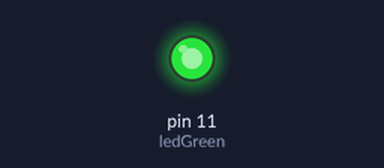
The sketch below on a simulated Arduino Uno, built with avr-gcc and run on an emulated ATmega328P. Shown: output pins drawn as LEDs (lit = HIGH).

Above: at 0.05 s.
At 1.2 s:
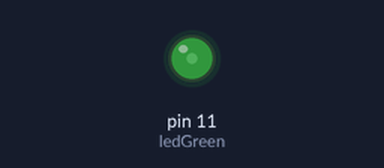
At 1.65 s:
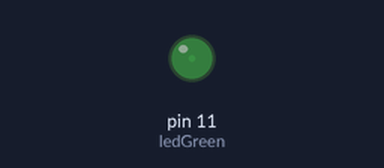
At 2.75 s:
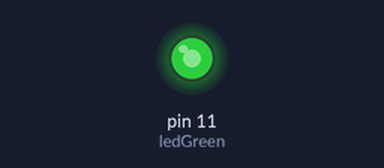
Timing chart, 0 to 7.2 s (numbered marks = the images above):
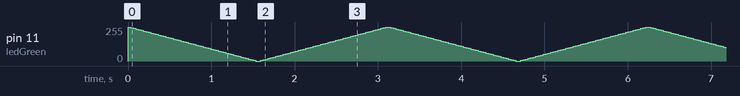

The sketch:

sketch_feb10b.ino
```cpp
int ledGreen = 11;
int brightness = 0;

void setup() {
  pinMode(ledGreen, OUTPUT);
}

void loop() {
  // Fade out
  for (brightness = 255; brightness >= 0; brightness -= 5) {
    analogWrite(ledGreen, brightness);
    delay(30);
  }

  // Fade in
  for (brightness = 0; brightness <= 255; brightness += 5) {
    analogWrite(ledGreen, brightness);
    delay(30);
  }
}
```
